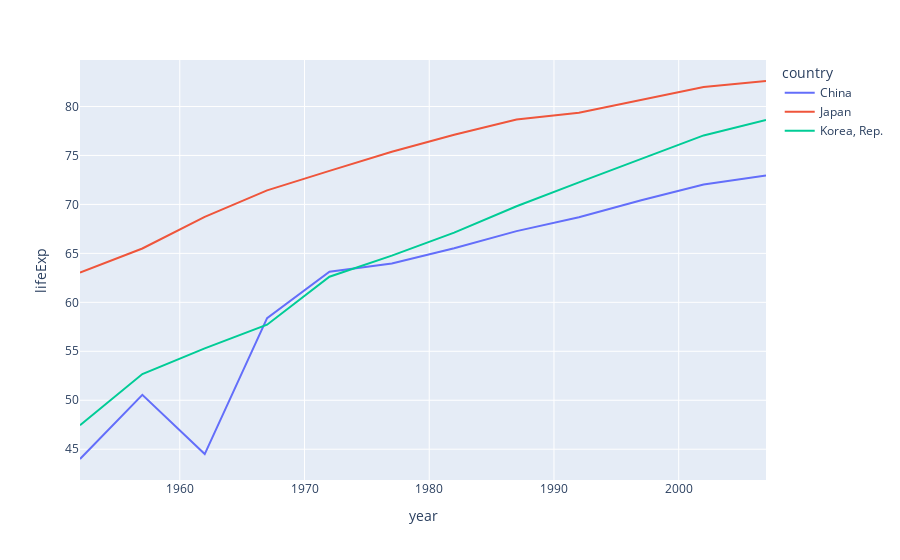

Notebook code for this chart:
### Markdown cell above
## 極東３カ国の寿命

### Code cell
px.line(JKC, x='year', y='lifeExp', color='country')

### Figure 1 — Plotly figure (JSON) as saved in the notebook; plotly's stock layout.template omitted (floating-point values rounded to 4 significant figures)
{"data": [{"hovertemplate": "country=China<br>year=%{x}<br>lifeExp=%{y}<extra></extra>", "legendgroup": "China", "line": {"color": "#636efa", "dash": "solid"}, "marker": {"symbol": "circle"}, "mode": "lines", "name": "China", "orientation": "v", "showlegend": true, "type": "scatter", "x": [1952, 1957, 1962, 1967, 1972, 1977, 1982, 1987, 1992, 1997, 2002, 2007], "xaxis": "x", "y": [44, 50.55, 44.5, 58.38, 63.12, 63.97, 65.53, 67.27, 68.69, 70.43, 72.03, 72.96], "yaxis": "y"}, {"hovertemplate": "country=Japan<br>year=%{x}<br>lifeExp=%{y}<extra></extra>", "legendgroup": "Japan", "line": {"color": "#EF553B", "dash": "solid"}, "marker": {"symbol": "circle"}, "mode": "lines", "name": "Japan", "orientation": "v", "showlegend": true, "type": "scatter", "x": [1952, 1957, 1962, 1967, 1972, 1977, 1982, 1987, 1992, 1997, 2002, 2007], "xaxis": "x", "y": [63.03, 65.5, 68.73, 71.43, 73.42, 75.38, 77.11, 78.67, 79.36, 80.69, 82, 82.6], "yaxis": "y"}, {"hovertemplate": "country=Korea, Rep.<br>year=%{x}<br>lifeExp=%{y}<extra></extra>", "legendgroup": "Korea, Rep.", "line": {"color": "#00cc96", "dash": "solid"}, "marker": {"symbol": "circle"}, "mode": "lines", "name": "Korea, Rep.", "orientation": "v", "showlegend": true, "type": "scatter", "x": [1952, 1957, 1962, 1967, 1972, 1977, 1982, 1987, 1992, 1997, 2002, 2007], "xaxis": "x", "y": [47.45, 52.68, 55.29, 57.72, 62.61, 64.77, 67.12, 69.81, 72.24, 74.65, 77.05, 78.62], "yaxis": "y"}], "layout": {"autosize": true, "legend": {"title": {"text": "country"}, "tracegroupgap": 0}, "margin": {"t": 60}, "xaxis": {"anchor": "y", "autorange": true, "domain": [0, 1], "range": [1952, 2007], "title": {"text": "year"}, "type": "linear"}, "yaxis": {"anchor": "x", "autorange": true, "domain": [0, 1], "range": [41.86, 84.75], "title": {"text": "lifeExp"}, "type": "linear"}}}
